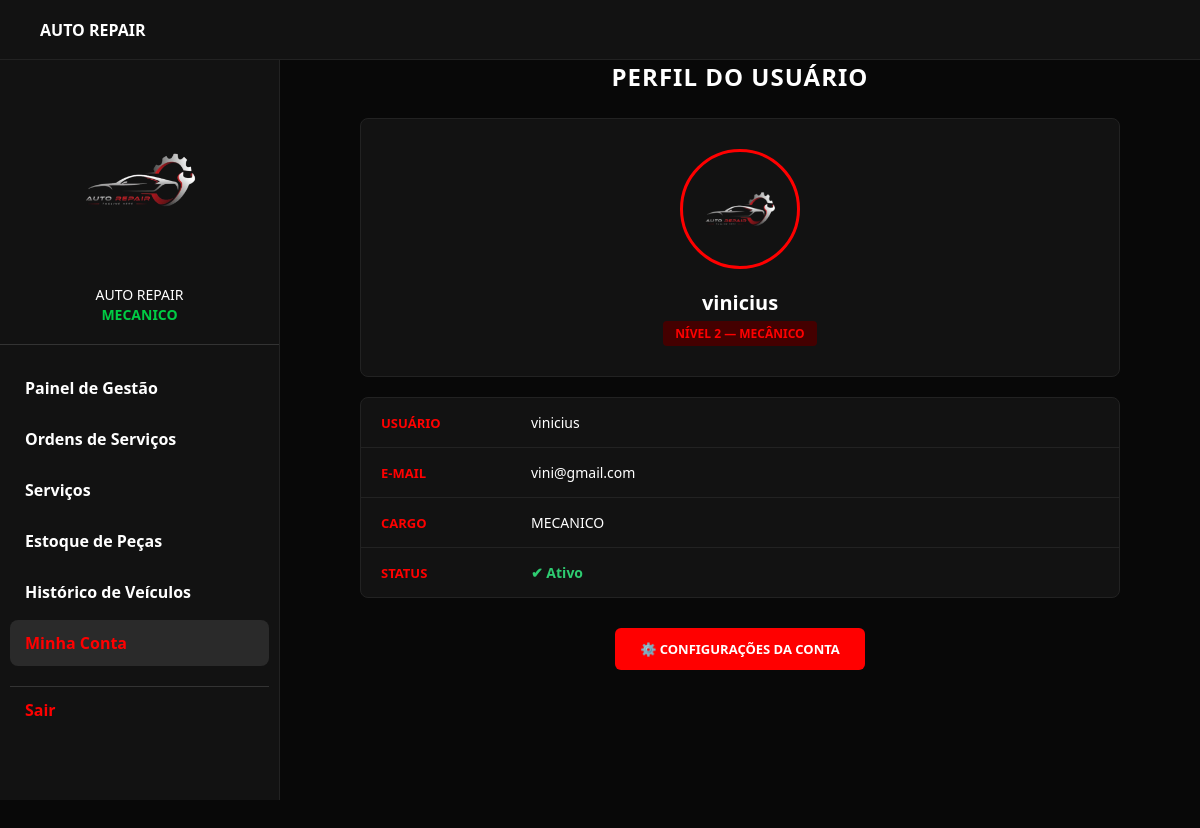
The page /minha-conta.php (signed in) on the database its author committed.
### tables this page shows
CREATE TABLE `usuarios` (
  `id` int(11) NOT NULL,
  `nome_completo` varchar(100) NOT NULL,
  `email` varchar(100) NOT NULL,
  `cpf` varchar(11) NOT NULL,
  `perfil` enum('Admin','Mecanico','Recepcionista') NOT NULL,
  `nivel_acesso` int(11) DEFAULT 1,
  `telefone` varchar(20) DEFAULT NULL,
  `senha` varchar(255) NOT NULL,
  `foto_perfil` varchar(255) DEFAULT NULL,
  `salario_base` decimal(10,2) DEFAULT NULL,
  `decimal_comissao` decimal(5,2) DEFAULT 0.00,
  `data_cadastro` timestamp NULL DEFAULT current_timestamp()
);

### minha-conta.php (the view, shortened to what this page needs)
<?php
require_once('conexao/conexao.php');
$usuario = null;
try {
    $stmt = $pdo->prepare("SELECT id, nome_completo, email, perfil FROM usuarios WHERE id = ?");
    $stmt->execute([$_SESSION['usuario_id']]);
    $usuario = $stmt->fetch();
} catch (PDOException $e) {
}
$nome    = $usuario['nome_completo'] ?? $_SESSION['usuario_nome'] ?? 'Usuário';
$email   = $usuario['email']        ?? 'Não informado';
$perfil  = $usuario['perfil']       ?? $_SESSION['usuario_perfil'] ?? 'Usuário';
$painel = match($perfil) {
    'Admin'         => 'admin.php',
    'Mecanico'      => 'mecan.php',
    'Recepcionista' => 'recep.php',
    default         => 'index.php'
};
$nivel = match($perfil) {
    'Admin'         => 'Nível 1 — Administrador',
    'Mecanico'      => 'Nível 2 — Mecânico',
    'Recepcionista' => 'Nível 3 — Recepcionista',
    default         => 'Nível Indefinido'
};
?>
<!DOCTYPE html>
<html lang="pt-BR">
<head>
    <link rel="stylesheet" href="css/admin.css">
    <link rel="stylesheet" href="css/minha-conta.css">
</head>
<body>
    <header class="top-header">
        <div class="header-logo-text">AUTO REPAIR</div>
    </header>
    <aside class="sidebar" id="sidebar">
        <div class="profile-area">
            <img src="img/download.png" alt="Avatar" class="avatar">
            <div class="mobile-profile-text">
                AUTO REPAIR<br>
                <span class="role-text"><?= htmlspecialchars(strtoupper($perfil)) ?></span>
            </div>
        </div>
        <ul class="nav-links">
            <li><a href="<?= $painel ?>">Painel de Gestão</a></li>
            <li><a href="ordens.php">Ordens de Serviços</a></li>
            <li><a href="servicos.php">Serviços</a></li>
            <?php if ($perfil !== 'Recepcionista'): ?>
                <li><a href="estoque-critico.php">Estoque de Peças</a></li>
            <?php endif; ?>
            <li><a href="historico-veiculos.php">Histórico de Veículos</a></li>
            <li><a href="minha-conta.php" class="active">Minha Conta</a></li>
            <li><a href="index.php?logout=1" class="logout-link">Sair</a></li>
        </ul>
    </aside>
    <main class="main-content">
        <div class="account-container">
            <div class="account-header">
                <h1>Perfil do Usuário</h1>
            </div>
            <div class="profile-main-card">
                <img src="img/download.png" class="profile-avatar-large" alt="Avatar">
                <h2><?= htmlspecialchars($nome) ?></h2>
                <span class="badge-admin"><?= htmlspecialchars($nivel) ?></span>
            </div>
            <div class="data-table-section">
                <div class="data-row">
                    <div class="data-label">USUÁRIO</div>
                    <div class="data-value"><?= htmlspecialchars($nome) ?></div>
                </div>
                <div class="data-row">
                    <div class="data-label">E-MAIL</div>
                    <div class="data-value"><?= htmlspecialchars($email) ?></div>
                </div>
                <div class="data-row">
                    <div class="data-label">CARGO</div>
                    <div class="data-value"><?= htmlspecialchars(strtoupper($perfil)) ?></div>
                </div>
                <div class="data-row">
                    <div class="data-label">STATUS</div>
                    <div class="data-value" style="color: #2ecc71; font-weight: bold;">✔ Ativo</div>
                </div>
            </div>
            <a href="<?= $perfil === 'Admin' ? 'configuracoes.php' : ($perfil === 'Mecanico' ? 'configuracoes-mecan.php' : 'configuracoes-recep.php') ?>" class="btn-show-modal" style="text-decoration: none; display: block; text-align: center;">
                ⚙️ CONFIGURAÇÕES DA CONTA
            </a>
        </div>
    </main>
</body>
</html>

### css/admin.css (style rules this page uses)
:root { --bg-dark: #080808; --sidebar-bg: #121212; --card-bg: #1e1e1e; --text-color: #ffffff; --text-muted: #aaaaaa; --accent-red: #ff0000; --sidebar-width: 280px; }
* { margin: 0; padding: 0; box-sizing: border-box; font-family: 'Segoe UI', Tahoma, Geneva, Verdana, sans-serif; }
body { background-color: var(--bg-dark); color: var(--text-color); min-height: 100vh; }
.top-header { background-color: var(--sidebar-bg); height: 60px; width: 100%; position: fixed; top: 0; left: 0; display: flex; align-items: center; padding: 0 20px; z-index: 2500; border-bottom: 1px solid #222; }
.header-logo-text { margin-left: 20px; font-weight: bold; font-size: 16px; color: white; }
.sidebar { position: fixed; top: 60px; left: 0; height: calc(100vh - 60px); width: var(--sidebar-width); background-color: var(--sidebar-bg); z-index: 2000; padding-top: 30px; border-right: 1px solid #222; overflow-y: auto; transition: transform 0.3s ease-in-out; }
.profile-area { display: flex; flex-direction: column; align-items: center; text-align: center; padding: 0 20px 20px; border-bottom: 1px solid #333; margin-bottom: 20px; }
.avatar { width: 180px; height: 180px; border-radius: 50%; margin-bottom: 15px; object-fit: cover; }
.mobile-profile-text { font-size: 14px; line-height: 1.4; }
.role-text { color: #00cc44; font-weight: bold; }
.nav-links { list-style: none; padding: 0 10px; }
.nav-links li a { display: block; padding: 12px 15px; color: var(--text-color); text-decoration: none; border-radius: 8px; font-weight: bold; margin-bottom: 5px; transition: background-color 0.2s; cursor: pointer; }
.nav-links li a:hover, .nav-links li a.active { background-color: #2a2a2a; color: var(--accent-red); }
.logout-link { color: var(--accent-red) !important; margin-top: 20px; border-top: 1px solid #333; border-radius: 0 !important; }
.main-content { margin-top: 60px; margin-left: var(--sidebar-width); padding-bottom: 40px; width: auto; }

### css/minha-conta.css (style rules this page uses)
.account-container { max-width: 800px; margin: 20px auto; padding: 0 20px; }
.account-header { margin-bottom: 25px; text-align: center; }
.account-header h1 { color: #ffffff; font-size: 24px; margin-bottom: 5px; text-transform: uppercase; letter-spacing: 1px; }
.profile-main-card { background: #121212; border-radius: 8px; border: 1px solid #222; padding: 30px; text-align: center; margin-bottom: 20px; }
.profile-avatar-large { width: 120px; height: 120px; border-radius: 50%; border: 3px solid #ff0000; object-fit: cover; margin-bottom: 15px; }
.profile-main-card h2 { color: #ffffff; font-size: 20px; margin-bottom: 5px; }
.badge-admin { display: inline-block; background: #440000; color: #ff0000; padding: 4px 12px; border-radius: 4px; font-size: 12px; font-weight: bold; text-transform: uppercase; }
.data-table-section { background: #121212; border-radius: 8px; border: 1px solid #222; overflow: hidden; margin-bottom: 20px; }
.data-row { display: flex; border-bottom: 1px solid #222; padding: 15px 20px; align-items: center; }
.data-row:last-child { border-bottom: none; }
.data-label { flex: 0 0 150px; color: #ff0000; font-size: 13px; font-weight: 600; text-transform: uppercase; }
.data-value { flex: 1; color: #ffffff; font-size: 14px; }
.btn-show-modal { display: block; width: 250px; margin: 30px auto; background: #ff0000; color: white; border: none; padding: 12px; border-radius: 6px; font-weight: bold; cursor: pointer; text-align: center; text-transform: uppercase; font-size: 13px; transition: 0.3s; }

### rows shown on the page
usuarios: perfil "MECANICO", nome_completo "vinicius", perfil "NÍVEL 2 — MECÂNICO", email "vini@gmail.com"
